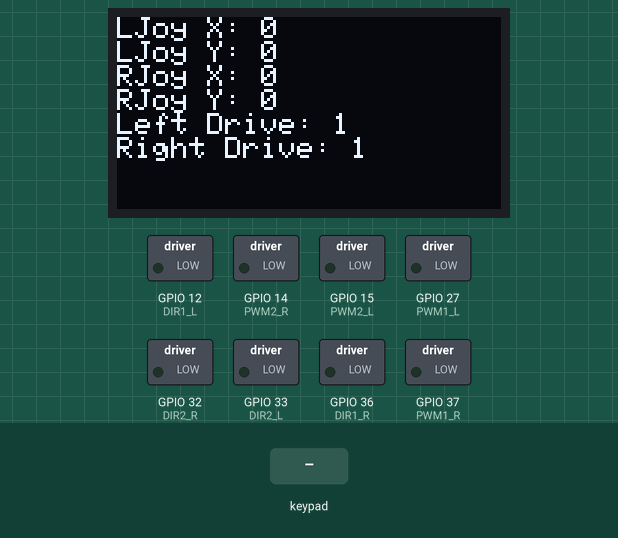
Bench run of a program on a simulated ESP32. On the bench: 128×64 one-colour display, switched loads named in the program (green lamp = pin HIGH). Inputs (shaded band) come from the test bench. The display library's start-up logo is not drawn; nothing arrives over Bluetooth unless stated; what the program prints to the serial monitor is not drawn.

Above: at 3.5 s.
3.6 s: key 'O' pressed
At 4.1 s:
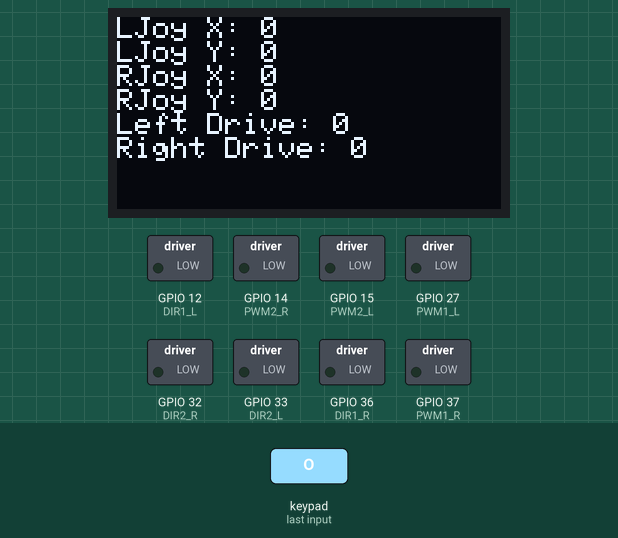
Timing chart, 0 to 6.6 s (numbered marks = the images above; inputs shaded):
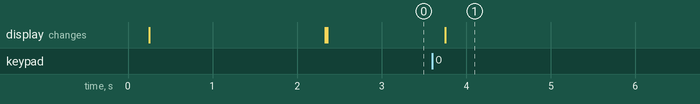

Measured:
- after the input at 3.6 s, the display: changes after 0.15 s (image 1)

The program:

main.cpp
```cpp
#include <Arduino.h>
#include <PS4Controller.h>
#include <Adafruit_GFX.h>
#include <Adafruit_SH110X.h>
Adafruit_SH1107 display = Adafruit_SH1107(64, 128, &Wire);

#define DIR1_L 12
#define PWM1_L 27
#define DIR2_L 33
#define PWM2_L 15
#define DIR1_R A0
#define PWM1_R A1
#define DIR2_R 32
#define PWM2_R 14
#define MAX_DRIVE 255
#define DEADBANDPWM 15
int16_t backRightDrive = 0;
int16_t backLeftDrive = 0;
int16_t frontRightDrive = 0;
int16_t frontLeftDrive = 0;

void printPS4();
void drive(int16_t backRight = backRightDrive, int16_t backLeft = backLeftDrive, int16_t frontRight = frontRightDrive, int16_t frontLeft = frontLeftDrive);
void tankJoystickDrive(int16_t ch1, int16_t ch2, int16_t & backRight = backRightDrive, int16_t & backLeft = backLeftDrive, int16_t & frontRight = frontRightDrive, int16_t & frontLeft = frontLeftDrive);
void singleJoystickDrive(int16_t X, int16_t Y,int16_t & backRight = backRightDrive, int16_t & backLeft = backLeftDrive, int16_t & frontRight = frontRightDrive, int16_t frontLeft = frontLeftDrive);
void mecanumDrive(int16_t LX, int16_t LY,int16_t RX, int16_t & backRight = backRightDrive, int16_t & backLeft = backLeftDrive, int16_t & frontRight = frontRightDrive, int16_t frontLeft = frontLeftDrive);
void displaySetup();
void displayJoystick();
void clearSpace();

enum DriveMode {
  TANK_DRIVE,
  ONE_JOY_DRIVE,
  MECANUM
};
//default to tank drive
DriveMode driveMode = TANK_DRIVE;

void setup() {

  pinMode(DIR1_L, OUTPUT);
  pinMode(PWM1_L, OUTPUT);
  pinMode(DIR2_L, OUTPUT);
  pinMode(PWM2_L, OUTPUT);
  pinMode(DIR1_R, OUTPUT);
  pinMode(PWM1_R, OUTPUT);
  pinMode(DIR2_R, OUTPUT);
  pinMode(PWM2_R, OUTPUT);

  Serial.begin(115200);
  displaySetup();
  //address that PS4 controller is paired to
  PS4.begin("5c:f3:70:a6:b8:38");
  Serial.println("Ready.");
  while(!PS4.isConnected()){
    display.setCursor(0,0);
    display.getCursorX();
    display.println("Waiting to connect");
    display.display();
    delay(200);
    display.println("Waiting to connect.");
    display.display();
    delay(200);
    display.println("Waiting to connect..");
    display.display();
    delay(200);
    display.println("Waiting to connect...");
    display.display();
    delay(200);
    display.println("Waiting to connect..");
    display.display();
    delay(200);
    display.println("Waiting to connect..");
    display.display();
    delay(200);
    display.println("Waiting to connect.");
    display.display();
    delay(200);
    display.clearDisplay();
    display.display();
  }
}


unsigned long lastDriveTime = 0;//milliseconds
unsigned long driveDelay = 10;
unsigned long lastPrintTime = 0;
unsigned long lastPrintDelay = 100;

void loop() {

  //Read joystick at interval
  if (millis()-lastDriveTime > driveDelay){
    if(PS4.isConnected()){
      if (PS4.Square()) driveMode = TANK_DRIVE;
      if (PS4.Triangle()) driveMode = ONE_JOY_DRIVE;
      if (PS4.Circle()) driveMode = MECANUM;
      //use tank drive`
      switch (driveMode){
        case TANK_DRIVE:
          tankJoystickDrive(PS4.LStickY(), PS4.RStickY());
          break;
        case ONE_JOY_DRIVE:
          singleJoystickDrive(PS4.RStickX(), PS4.RStickY());
          break;
        case MECANUM:
          mecanumDrive(PS4.LStickX(), PS4.LStickY(), PS4.RStickX());
          break;

      }
      int vroom = abs(frontLeftDrive + frontRightDrive)/2;
      if (vroom > 50){
        PS4.setRumble(0,vroom);
      } else {
        PS4.setRumble(0,0);
      }
      PS4.setLed(abs(frontLeftDrive), 0, abs(frontRightDrive));
      PS4.sendToController();
      drive();
    } else {
      //turn off the motors if the controller disconnects
      drive(0, 0, 0, 0);
    }
    lastDriveTime = millis();
  }

  if(millis()-lastPrintTime > lastPrintDelay && PS4.isConnected()){
    displayJoystick();
    lastPrintTime = millis();
  }
}
//Configures the adafruit featherWing OLED display
void displaySetup(){
  delay(250); // wait for the OLED to power up
  display.begin(0x3C, true); // Address 0x3C default
  display.display();
  delay(1000);
  display.setRotation(1);
  display.setTextSize(1);
  display.setTextColor(SH110X_WHITE);
  display.setCursor(0,0);
  delay(1000);
  display.clearDisplay();
  display.display();
}

void displayJoystick(){
  display.clearDisplay();
  display.setCursor(0,0);

  display.print("LJoy X: ");
  clearSpace();
  display.println(PS4.LStickX());

  display.print("LJoy Y: ");
  clearSpace();
  display.println(PS4.LStickY());

  display.print("RJoy X: ");
  clearSpace();
  display.println(PS4.RStickX());

  display.print("RJoy Y: ");
  clearSpace();
  display.println(PS4.RStickY());

  display.print("Left Drive: ");
  clearSpace();
  display.println(frontLeftDrive);

  display.print("Right Drive: ");
  clearSpace();
  display.println(frontRightDrive);

  display.display();
}

//clears 5 spaces on the display for text but returns cursor
//still need to run display() to send to screen
void clearSpace(){
  int x = display.getCursorX();
  int y = display.getCursorY();
  display.print("     ");
  display.setCursor(x, y);
}
//Function that uses PWM to drive the motors
//Values should be from -255 to 255
//Positive values always drive the robot forward
//defaults to the 4 drive variables as input
void drive(int16_t backRight, int16_t backLeft , int16_t frontRight, int16_t frontLeft){
  //constrain drive PWM to hardware limit
  backRight = constrain(backRight, -MAX_DRIVE, MAX_DRIVE);
  backLeft = constrain(backLeft, -MAX_DRIVE, MAX_DRIVE);
  frontRight = constrain(frontRight, -MAX_DRIVE, MAX_DRIVE);
  frontLeft = constrain(frontLeft, -MAX_DRIVE, MAX_DRIVE);

  //Deadband to ignore slight joystick drift
  if (abs(backRight) < DEADBANDPWM) backRight = 0;
  if (abs(backLeft) < DEADBANDPWM) backLeft = 0;
  if (abs(frontRight) < DEADBANDPWM) frontRight = 0;
  if (abs(frontLeft) < DEADBANDPWM) frontLeft = 0;

  //store wheel directions based on if input is negative
  bool dirBR = backRight > 0;
  bool dirBL = backLeft < 0;
  bool dirFR = frontRight > 0;
  bool dirFL = frontLeft < 0;

  //drive motor
  digitalWrite(DIR2_R,dirBR);
  digitalWrite(DIR2_L,dirBL);
  digitalWrite(DIR1_R,dirFR);
  digitalWrite(DIR1_L,dirFL);

  analogWrite(PWM2_R,abs(backRight));
  analogWrite(PWM2_L,abs(backLeft));
  analogWrite(PWM1_R,abs(frontRight));
  analogWrite(PWM1_L,abs(frontLeft));
}

//Mecanum drive based on the source
//https://gm0.org/en/latest/docs/software/tutorials/mecanum-drive.html
void mecanumDrive(int16_t LX, int16_t LY,int16_t RX, int16_t & backRight, int16_t & backLeft, int16_t & frontRight, int16_t frontLeft){
  double y = LY*2;
  double x = LX*1.1*2;
  double rx = RX*2;

  double denominator = max(abs(y)/MAX_DRIVE+abs(x)/MAX_DRIVE +abs(rx)/MAX_DRIVE, 1.0);
  backRightDrive = double(y + x - rx)/denominator;
  backLeftDrive = double(y - x + rx)/ denominator;
  frontRightDrive = double(y - x - rx)/ denominator;
  frontLeftDrive= double(y + x + rx)/ denominator;
}
//Takes joystick values from -127 to 127 of two joystick channels
//Typical channel is the left Y channel Ch1 for and the right Ychannel for channel 2
void tankJoystickDrive(int16_t ch1, int16_t ch2, int16_t & backRight, int16_t & backLeft, int16_t & frontRight, int16_t & frontLeft){
    //Double joystick to match joystick range to PWM Range
    ch1 = ch1*2 + 1;
    ch2 = ch2*2 + 1;
    //Map left drive to ch1 and right drive to ch 2
    backRight = ch2;
    backLeft = ch1;
    frontRight = ch2;
    frontLeft = ch1;
}

//Takes joystick values from -127 to 127 of a single joystick
//Outputs desired power for left and right drive train  (-255, 255)
//changes the 4 drive power variables as inputs
//Based on formula here https://home.kendra.com/mauser/Joystick.html
void singleJoystickDrive(int16_t X, int16_t Y,int16_t & backRight, int16_t & backLeft, int16_t & frontRight, int16_t frontLeft){
  //Double joystick to match joystick range to PWM range
  X = X*2 + 1;
  Y = Y*2 + 1;
  //flip X
  X = -X;
  //intermediate calculations
  double V =  double(MAX_DRIVE-abs(X))*(Y/MAX_DRIVE) + Y;
  double W = double(MAX_DRIVE-abs(Y))*(X/MAX_DRIVE) + X;
  //output values
  double rightDrive = (V+W)/2;
  double leftDrive = (V-W)/2;

  backRight = rightDrive;
  backLeft = leftDrive;
  frontRight = rightDrive;
  frontLeft = leftDrive;
}

void printPS4(){
  if (PS4.isConnected()) {
    if (PS4.Right()) Serial.println("Right Button");
    if (PS4.Down()) Serial.println("Down Button");
    if (PS4.Up()) Serial.println("Up Button");
    if (PS4.Left()) Serial.println("Left Button");

    if (PS4.Square()) Serial.println("Square Button");
    if (PS4.Cross()) Serial.println("Cross Button");
    if (PS4.Circle()) Serial.println("Circle Button");
    if (PS4.Triangle()) Serial.println("Triangle Button");

    if (PS4.UpRight()) Serial.println("Up Right");
    if (PS4.DownRight()) Serial.println("Down Right");
    if (PS4.UpLeft()) Serial.println("Up Left");
    if (PS4.DownLeft()) Serial.println("Down Left");

    if (PS4.L1()) Serial.println("L1 Button");
    if (PS4.R1()) Serial.println("R1 Button");

    if (PS4.Share()) Serial.println("Share Button");
    if (PS4.Options()) Serial.println("Options Button");
    if (PS4.L3()) Serial.println("L3 Button");
    if (PS4.R3()) Serial.println("R3 Button");

    if (PS4.PSButton()) Serial.println("PS Button");
    if (PS4.Touchpad()) Serial.println("Touch Pad Button");

    if (PS4.L2()) {
      Serial.printf("L2 button at %d\n", PS4.L2Value());
    }
    if (PS4.R2()) {
      Serial.printf("R2 button at %d\n", PS4.R2Value());
    }

    if (PS4.LStickX()) {
      Serial.printf("Left Stick x at %d\n", PS4.LStickX());
    }
    if (PS4.LStickY()) {
      Serial.printf("Left Stick y at %d\n", PS4.LStickY());
    }
    if (PS4.RStickX()) {
      Serial.printf("Right Stick x at %d\n", PS4.RStickX());
    }
    if (PS4.RStickY()) {
      Serial.printf("Right Stick y at %d\n", PS4.RStickY());
    }

    if (PS4.Charging()) Serial.println("The controller is charging");
    if (PS4.Audio()) Serial.println("The controller has headphones attached");
    if (PS4.Mic()) Serial.println("The controller has a mic attached");

    Serial.printf("Battery Level : %d\n", PS4.Battery());

    Serial.println();
    // This delay is to make the output more human readable
    // Remove it when you're not trying to see the output
    delay(1000);
  }
}
```
